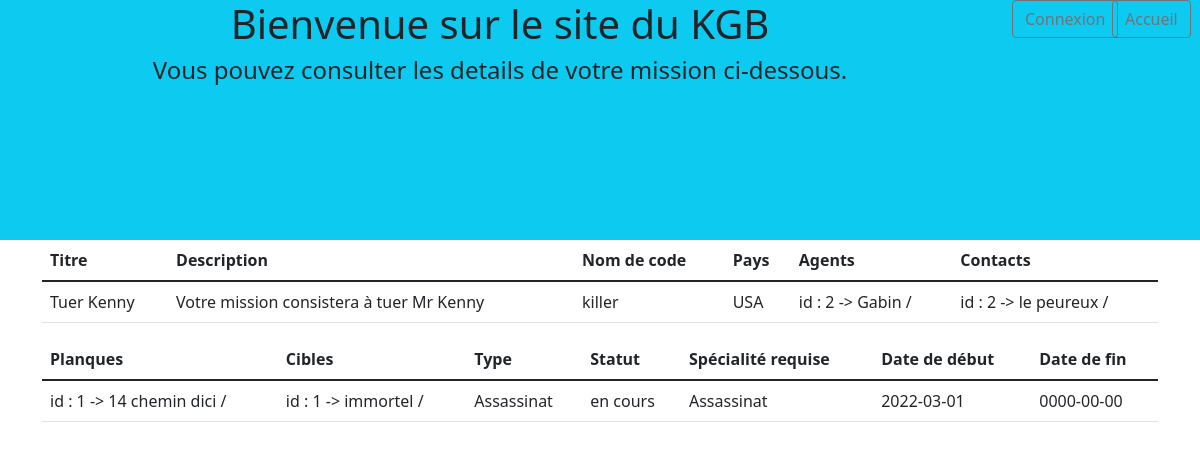
/detail/1, run on the app's committed database.
### tables this page shows
CREATE TABLE `mission` (
  `ID` int(11) NOT NULL,
  `TITRE_M` varchar(36) NOT NULL,
  `DESCRIPTION_M` varchar(255) NOT NULL,
  `NOMCODE_M` varchar(36) NOT NULL,
  `PAYS_M` varchar(36) NOT NULL,
  `TYPE_M` varchar(36) NOT NULL,
  `STATUT_M` varchar(36) NOT NULL,
  `DATEDEBUT_M` date NOT NULL,
  `DATEFIN_M` date DEFAULT NULL,
  `SPECIALITE_M` varchar(36) NOT NULL
);

CREATE TABLE `agent` (
  `CODE_AGENT` int(11) NOT NULL,
  `NOM` varchar(36) NOT NULL,
  `PRENOM` varchar(36) NOT NULL,
  `DATE_AGENT` date NOT NULL,
  `NATIONALITE` varchar(36) NOT NULL,
  `MISSION_AGENT` int(11) NOT NULL
);

CREATE TABLE `contact` (
  `ID` int(11) NOT NULL,
  `NOM` varchar(36) NOT NULL,
  `PRENOM` varchar(36) NOT NULL,
  `DATE_CONTACT` date NOT NULL,
  `NOMCODE_CONTACT` varchar(36) NOT NULL,
  `NATIONALITE` varchar(36) NOT NULL,
  `MISSION_CONTACT` int(11) NOT NULL
);

CREATE TABLE `planque` (
  `CODE_PLANQUE` int(11) NOT NULL,
  `ADRESSE` varchar(36) NOT NULL,
  `PAYS` varchar(36) NOT NULL,
  `TYPE_PLANQUE` varchar(36) NOT NULL,
  `MISSION_PLANQUE` int(11) DEFAULT NULL
);

CREATE TABLE `cible` (
  `ID` int(11) NOT NULL,
  `NOM` varchar(36) NOT NULL,
  `PRENOM` varchar(36) NOT NULL,
  `DATE_CIBLE` date NOT NULL,
  `NOMCODE_CIBLE` varchar(36) NOT NULL,
  `NATIONALITE` varchar(36) NOT NULL,
  `MISSION_CIBLE` int(11) NOT NULL
);

### Controlleur/AccueilController.php (called while the page is built, shortened)
<?php
require_once('Modèle/ManageAccueil.php');
class AccueilController
{
    private $MissionManager;
    public function __construct()
    {
        $this->MissionManager = new ManageAccueil();
        $this->MissionManager->chargementMissionAccueil();
    }
    public function afficherMissionDetail($idmission)
    {
        $mission = $this->MissionManager->recupMissionid($idmission);
        require_once('Vue/detail.php');
    }
}

### Modèle/ManageAccueil.php (called while the page is built, shortened)
<?php
require_once('Mission.php');
class ManageAccueil extends AccesBdd
{
    private $mission;
    public function setMission(Mission $mission)
    {
        $this->mission[] = $mission;
    }
    public function chargementMissionAccueil()
    {
        $pdo = $this->getBdd();
        $req = $pdo->prepare('SELECT id, titre_m, description_m, nomcode_m, pays_m, type_m, statut_m, datedebut_m, datefin_m, specialite_m FROM Mission');
        $req->execute();
        $mesmissions = $req->fetchAll(PDO::FETCH_ASSOC);
        foreach ($mesmissions as $missions) {
            $m =  new Mission($missions['titre_m'], $missions['description_m'], $missions['nomcode_m'], $missions['pays_m'], $missions['type_m'], $missions['statut_m'], $missions['specialite_m'], $missions['datedebut_m'], $missions['datefin_m']);
            $req2 = $pdo->prepare('SELECT code_agent, nom FROM Agent WHERE mission_agent=:id');
            $req2->bindValue(':id', $missions['id']);
            $req2->execute();
            $mesagents = $req2->fetchAll(PDO::FETCH_ASSOC);
            $req3 = $pdo->prepare('SELECT nomcode_contact, id FROM Contact WHERE mission_contact=:id');
            $req3->bindValue(':id', $missions['id']);
            $req3->execute();
            $mescontacts = $req3->fetchAll(PDO::FETCH_ASSOC);
            $req4 = $pdo->prepare('SELECT nomcode_cible, id FROM Cible WHERE mission_cible=:id');
            $req4->bindValue(':id', $missions['id']);
            $req4->execute();
            $mescibles = $req4->fetchAll(PDO::FETCH_ASSOC);
            $req5 = $pdo->prepare('SELECT code_planque, adresse FROM Planque WHERE mission_planque=:id');
            $req5->bindValue(':id', $missions['id']);
            $req5->execute();
            $mesplanques = $req5->fetchAll(PDO::FETCH_ASSOC);
        }
    }
    public function recupMissionid($id)
    {
        for ($i = 0; $i < count($this->mission); $i++) {
            if ($this->mission[$i]->getId() === $id) {
                return $this->mission[$i];
            }
        }
    }
}

### Modèle/Mission.php (called while the page is built, shortened)
<?php
class Mission
{
    private ?int $id;
    private ?string $titre;
    private ?string $description;
    private ?string $nomcode;
    private ?string $pays;
    public  $agent = [];
    private  $contact = [];
    private  $cible = [];
    private ?string $type;
    private ?string $statut;
    private ?string $specialite;
    private $datedebut;
    private $datefin;
    private  $planque = [];
    public function __construct(?string $titre, ?string $description, ?string $nomcode, ?string $pays, ?string $type, ?string $statut, ?string $specialite, $datedebut, $datefin)
    {
        $this->titre = $titre;
        $this->description = $description;
        $this->nomcode = $nomcode;
        $this->pays = $pays;
        $this->type = $type;
        $this->statut = $statut;
        $this->specialite = $specialite;
        $this->datedebut = $datedebut;
        $this->datefin = $datefin;
    }
    public function getId()
    {
        return $this->id;
    }
    public function setId($id)
    {
        $this->id = $id;
    }
    public function getTitre()
    {
        return $this->titre;
    }
    public function getDescription()
    {
        return $this->description;
    }
    public function getNomcode()
    {
        return $this->nomcode;
    }
    public function getPays()
    {
        return $this->pays;
    }
    public function getAgent()
    {
        return $this->agent;
    }
    public function setAgent($agents)
    {
        return $this->agent[] = $agents;
    }
    public function getContact()
    {
        return $this->contact;
    }
    public function setContact($contact)
    {
        $this->contact[] = $contact;
    }
    public function getCible()
    {
        return $this->cible;
    }
    public function setCible($cible)
    {
        $this->cible[] = $cible;
    }
    public function getType()
    {
        return $this->type;
    }
    public function getStatut()
    {
        return $this->statut;
    }
    public function getSpecialite()
    {
        return $this->specialite;
    }
    public function getDatedebut()
    {
        return $this->datedebut;
    }
    public function getDatefin()
    {
        return $this->datefin;
    }
    public function getPlanque()
    {
        return $this->planque;
    }
    public function setPlanque($planque)
    {
        $this->planque[] = $planque;
    }
}

### Vue/detail.php (the view, shortened to what this page needs)
<div class="container-fluid violet">
    <div class="row">
        <div class="col-md-10">
            <h1 class="text-center">Bienvenue sur le site du KGB</h1>
        </div>
        <div class="col-md-1"><a href="<?= URL ?>connexion"><button type="button" class="btn btn-outline-secondary">Connexion</button></a></div>
        <div class="col-md-1"><a href="<?= URL ?>accueil"><button type="button" class="btn btn-outline-secondary">Accueil</button></a></div>
    </div>
    <div class="row">
        <h4 class="text-center col-md-10">
            Vous pouvez consulter les details de votre mission ci-dessous.
        </h4>
    </div>
</div>
<div class="container">
    <table class="table">
        <thead>
            <th>
                Titre
            </th>
            <th>
                Description
            </th>
            <th>
                Nom de code
            </th>
            <th>
                Pays
            </th>
            <th>
                Agents
            </th>
            <th>
                Contacts
            </th>
        </thead>
        <tbody>
            <td>
                <?= $mission->getTitre(); ?>
            </td>
            <td>
                <?= $mission->getDescription(); ?>
            </td>
            <td>
                <?= $mission->getNomcode(); ?>
            </td>
            <td>
                <?= $mission->getPays(); ?>
            </td>
            <td>
                <?php
                for ($m = 0; $m < count($mission->getAgent()); $m++) {
                    echo ("id : " . $mission->getAgent()[$m]['code_agent'] . " -> " . $mission->getAgent()[$m]['nom'] . " / ");
                } ?>
            </td>
            <td>
                <?php for ($m = 0; $m < count($mission->getContact()); $m++) {
                    echo ("id : " . $mission->getContact()[$m]['id'] . " -> " . $mission->getContact()[$m]['nomcode_contact'] . " / ");
                } ?>
            </td>
        </tbody>
    </table>
    <table class="table">
        <thead>
            <th>
                Planques
            </th>
            <th>
                Cibles
            </th>
            <th>
                Type
            </th>
            <th>
                Statut
            </th>
            <th>
                Spécialité requise
            </th>
            <th>
                Date de début
            </th>
            <th>
                Date de fin
            </th>
        </thead>
        <tbody>
            <td>
                <?php for ($m = 0; $m < count($mission->getPlanque()); $m++) {
                    echo ("id : " . $mission->getPlanque()[$m]['code_planque'] . " -> " . $mission->getPlanque()[$m]['adresse'] . " / ");
                } ?>
            </td>
            <td>
                <?php for ($m = 0; $m < count($mission->getCible()); $m++) {
                    echo ("id : " . $mission->getCible()[$m]['id'] . " -> " . $mission->getCible()[$m]['nomcode_cible'] . " / ");
                } ?>
            </td>
            <td>
                <?= $mission->getType(); ?>
            </td>
            <td>
                <?= $mission->getStatut(); ?>
            </td>
            <td>
                <?= $mission->getSpecialite(); ?>
            </td>
            <td>
                <?= $mission->getDatedebut(); ?>
            </td>
            <td>
                <?= $mission->getDatefin();
                ?>
            </td>
        </tbody>
    </table>
</div>
<?php
$corps = ob_get_clean();
require('base.php');
?>

### index.php (shortened to what this page needs)
<?php
require_once('Controlleur/AccueilController.php');
$AccueilControl = new AccueilController();
try {
    if (empty($_GET['action'])) {
        $AccueilControl->afficherAccueil();
    } else {
        $url = explode("/", filter_var($_GET['action'], FILTER_SANITIZE_URL));
        switch ($url[0]) {
            case 'detail':
                if (empty($url[1])) {
                    $AccueilControl->afficherAccueil();
                } else {
                    $url = (int)$url[1];
                    $AccueilControl->afficherMissionDetail($url);
                }
                break;
        }
    }
} catch (Exception $e) {
    $msg = $e->getMessage();
    require_once('Vue/erreurs.php');
}

### Vue/base.php (shortened to what this page needs)
<!DOCTYPE html>
<html>
<head>
    <link rel="stylesheet" type="text/css" href="<?= URL ?>bootstrap.min.css">
    <link rel="stylesheet" type="text/css" href="<?= URL ?>index.css">
</head>
<body>
    <?php echo $corps
    ?>
</body>
</html>

### index.css (style rules this page uses)
.violet { background-color:#0dcaf0; height : 30vh; }

### data on the page
mission: TITRE_M "Tuer Kenny", DESCRIPTION_M "Votre mission consistera à tuer Mr Kenny", NOMCODE_M "killer", PAYS_M "USA", TYPE_M "Assassinat", STATUT_M "en cours", SPECIALITE_M "Assassinat", DATEDEBUT_M "2022-03-01", DATEFIN_M "0000-00-00"
agent: CODE_AGENT "2", NOM "Gabin"
contact: ID "2", NOMCODE_CONTACT "le peureux"
planque: CODE_PLANQUE "1", ADRESSE "14 chemin dici"
cible: ID "1", NOMCODE_CIBLE "immortel"
